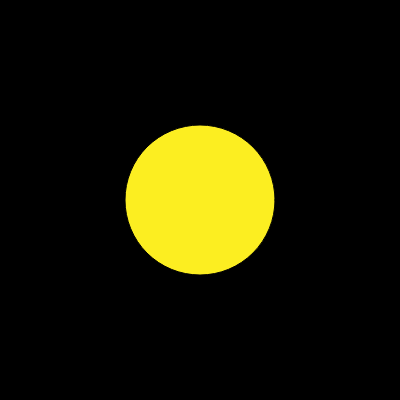
Frame 1 (no input)
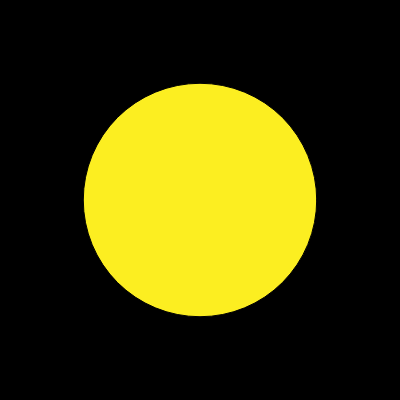
Frame 60 (no input)
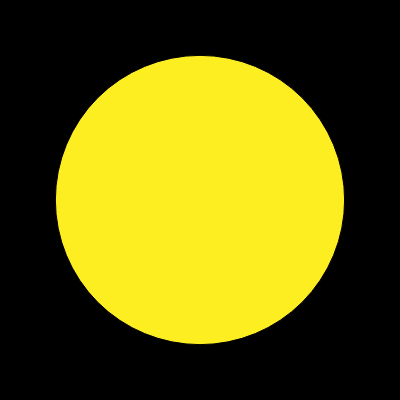
Frame 120 (the mouse pressed at the canvas centre since frame 60)

The p5.js sketch that drew these frames (run headless with seeded random() and noise() and a simulated clock; from frame 60 on, the mouse is pressed at the canvas centre):

// p5.js sketch
// ── sketch.js
/*
 * Working with sine waves we are working with amplitude, how high or low are the "waves".
 * Period (frequency) how "often" or how long a full "movement" from
 * -a to 1 takes in the sketch
 */

let angle = 0;

function setup() {
  createCanvas(400, 400);
}

function draw() {
  background(0);
  translate(width * 0.5, height * 0.5);
  fill(252, 238, 33);

  // to be able to see anything, the p5js sin() function give us a result between
  // -1 and 1, so we use the map() function to give us a visible result.
  // (take the result of sin(angle) that gives a result between -1 and one, and make it
  // between 0 and 150px)
  const r = map(sin(angle), -1, 1, 0, 150);

  circle(0, 0, r * 2);

  angle += 0.01;
}
